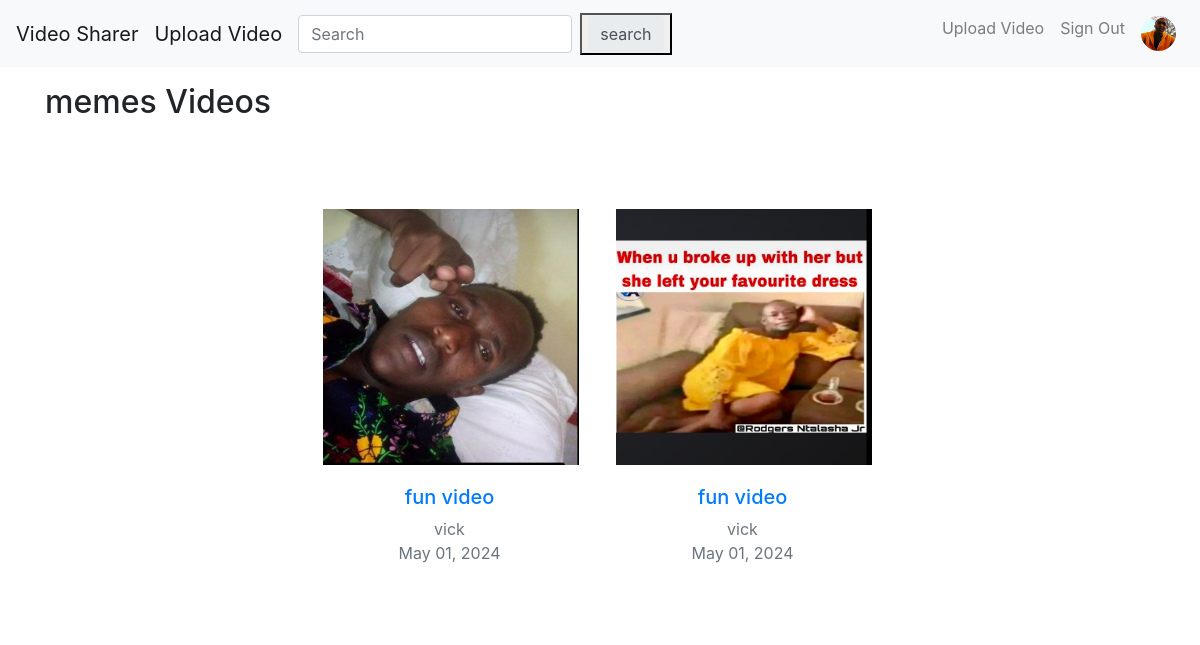
Page /category/3 (signed in) on the committed database.
### profiles/models.py (models this page shows, shortened)
class Profile(models.Model):
    user=models.OneToOneField(User, on_delete=models.CASCADE)
    name=models.CharField(max_length=100, blank=True)
    location=models.CharField(max_length=100, blank=True)
    image=models.ImageField(upload_to='uploads/profile_pics',default='uploads/profile_pics/default.jpg', blank=True)

### video/models.py (models this page shows, shortened)
class Category(models.Model):
    name=models.CharField(max_length=40)
    class Meta:
        verbose_name='Category'
        verbose_name_plural='Categories'

class Video(models.Model):
    uploader=models.ForeignKey(User, on_delete=models.CASCADE)
    title=models.CharField(max_length=100)
    description=models.TextField()
    video_file=models.FileField(upload_to='uploads/video_files', validators=[FileExtensionValidator(allowed_extensions=['mp4'])])
    thumbnail=models.FileField(upload_to='uploads/thumbnails', validators=[FileExtensionValidator(allowed_extensions=['jpg','png','jpeg'])])
    date_posted=models.DateTimeField(default=timezone.now)
    category=models.ForeignKey('Category',on_delete=models.CASCADE)

### video/views.py (the view)
# urls.py: path('category/<int:pk>', VideoCategoryList.as_view(), name='category-list'),
class VideoCategoryList(View):
    def get(self, request, pk, *args, **kwargs):
        category = Category.objects.get(pk=pk)
        videos = Video.objects.filter(category=pk).order_by('-date_posted')
        context = {
            'category': category,
            'videos': videos
        }
        return render(request, 'video/video_category.html', context)

### video/templates/video/video_category.html
{% extends 'video/base.html' %}
{% block content %}
    <div class="container">
        <div class="row">
            <div class="col-md-12 my-3">
                <h2>{{ category.name }} Videos</h2>
            </div>
        </div>
        <div class="row justify-content-center">
            {% for video in videos %}
            <div class="card col-md-3 col-sm-12 mr-md-2 mt-5 p-3 border-0">
                <a href="{% url 'video-detail' video.pk %}"><img src="/media/{{ video.thumbnail }}" width="256" height="256"></a>
                <div class="card-body">
                    <a class="link-text" href="{% url 'video-detail' video.pk %}"><h5 class="text-center">{{ video.title }}</h5></a>
                    <p class="text-muted text-center m-0">{{ video.uploader }}</p>
                    <p class="text-muted text-center">{{ video.date_posted | date:"M d, Y" }}</p>
                </div>
            </div>
            {% endfor %}
        </div>
    </div>
{% endblock content %}

### video/templates/video/navigation.html (shortened to what this page needs)
<nav class="navbar navbar-expand-lg navbar-light bg-light">
  <a class="navbar-brand" href="{% url 'index' %}">Video Sharer</a>
  <a class="navbar-brand" href="{% url 'video-create' %}">Upload Video</a>
  <div class="collapse navbar-collapse" id="navbarSupportedContent">
    <form class="form-inline my-2 my-lg-0 d-flex flex-row" method="GET" action="{% url 'video-search' %}">
      <input class="form-control mr-sm-2" type="search" name="q" placeholder="Search" aria-label="Search" value="{{ request.GET.q }}">
      <button class="search-button" type="submit">
        <span class="input-group-text border-0" id="search-addon">
         search
        </span>
      </button>
    </form>
    <ul class="navbar-nav">
      {% if user.is_authenticated %}
      <li class="nav-item">
          <a class="nav-link" href="{% url 'video-create' %}">Upload Video</a>
      </li>
      <li class="nav-item">
        <a class="nav-link" href="{% url 'account_logout' %}">Sign Out</a>
      </li>
      <li class="nav-item">
        <a class="nav-link" href="{% url 'profile' user.profile.pk %}"><img src="{{ user.profile.image.url }}" width="35" height="35" class="d-inline-block rounded-circle" alt="Profile"></a>
      </li>
      {% endif %}
    </ul>
  </div>
</nav>

### rows in the picture
Category: name "memes"
Video: thumbnail (picture), title "fun video", uploader "vick", date_posted "May 01, 2024"
Video: thumbnail (picture), title "fun video", uploader "vick", date_posted "May 01, 2024"
